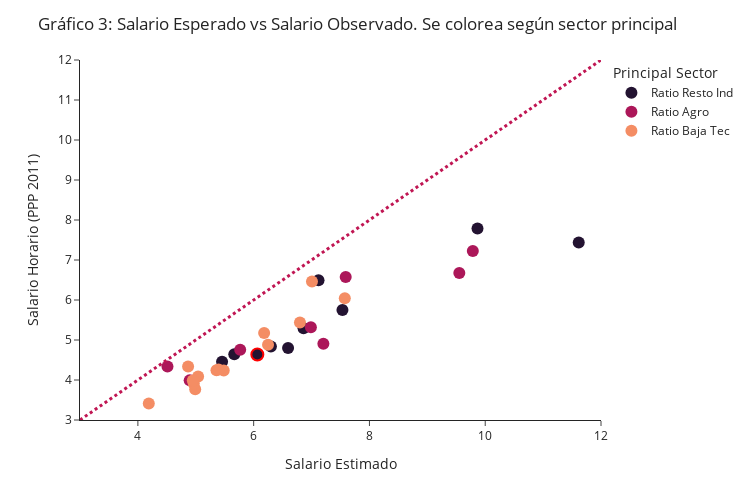

Notebook cell for this chart:
### Code cell
fig = px.scatter(wage_comp[wage_comp['City']!='Gran Cordoba'], x="Salario Estimado", y="Salario Horario (PPP 2011)", color="Principal Sector",
                 hover_data=["City","Salario Horario (PPP 2011)","Salario Estimado","Principal Sector"],
                 template='simple_white',color_discrete_sequence=[colors[1],colors[8],colors[15]],
                 width=750,
                 height=500
                )

fig.add_trace(
        go.Scatter(
        mode='markers',
        x=wage_comp[wage_comp['City']=='Gran Cordoba']['Salario Estimado'],
        y=wage_comp[wage_comp['City']=='Gran Cordoba']['Salario Horario (PPP 2011)'],
        marker=dict(
            color=colors[1],
            size=12,
            line=dict(
                color='Red',
                width=2
            )
        ),
        showlegend=False,
        text='City: {0}<br />Salario Horario (PPP 2011): {1}<br />Salario Estimado: {2}<br />Principal Sector: {3}'.format('Gran Cordoba', 6.06, 4.63, 'Ratio Resto Ind'),
        hoverinfo='text'
    )
)



fig.update_traces(marker=dict(size=12),
                  selector=dict(mode='markers')
                 )

fig.update_layout(xaxis_range=[3,12],
                  yaxis_range=[3,12],
                  title='Gráfico 3: Salario Esperado vs Salario Observado. Se colorea según sector principal'
                 )


fig.add_shape( # add a "target" line
    type="line", line_color=colors[9], line_width=3, opacity=1, line_dash="dot",
    x0=3, x1=12, xref="x", y0=3, y1=12, yref="y"
)

fig.show()
fig.write_html(file="informe/images/estimado_vs_observado.html",full_html=False,include_plotlyjs='cdn')

### Figure 1 — Plotly figure (JSON) as saved in the notebook; plotly's stock layout.template omitted (floating-point values rounded to 4 significant figures)
{"data": [{"customdata": [["Bahia Blanca-Cerri", "Ratio Resto Ind"], ["Ciudad de Buenos Aires", "Ratio Resto Ind"], ["Gran La Plata", "Ratio Resto Ind"], ["Gran Rosario", "Ratio Resto Ind"], ["Gran Tucuman-Tafi Viejo", "Ratio Resto Ind"], ["Partidos del GBA", "Ratio Resto Ind"], ["San Luis-El Chorrillo", "Ratio Resto Ind"], ["San Nicolas-Villa Constitucion", "Ratio Resto Ind"], ["Ushuaia-Rio Grande", "Ratio Resto Ind"]], "hovertemplate": "Principal Sector=%{customdata[1]}<br>Salario Estimado=%{x}<br>Salario Horario (PPP 2011)=%{y}<br>City=%{customdata[0]}<extra></extra>", "legendgroup": "Ratio Resto Ind", "marker": {"color": "#231331", "size": 12, "symbol": "circle"}, "mode": "markers", "name": "Ratio Resto Ind", "orientation": "v", "showlegend": true, "type": "scatter", "x": [7.12, 9.867, 7.534, 6.861, 5.454, 6.298, 5.665, 6.594, 11.62], "xaxis": "x", "y": [6.497, 7.787, 5.747, 5.293, 4.454, 4.839, 4.643, 4.802, 7.437], "yaxis": "y"}, {"customdata": [["Comodoro Rivadavia-Rada Tilly", "Ratio Agro"], ["Corrientes", "Ratio Agro"], ["Gran Mendoza", "Ratio Agro"], ["Gran San Juan", "Ratio Agro"], ["Neuquen-Plottier", "Ratio Agro"], ["Rio Gallegos", "Ratio Agro"], ["Santa Rosa-Toay", "Ratio Agro"], ["Viedma-Carmen de Patagones", "Ratio Agro"]], "hovertemplate": "Principal Sector=%{customdata[1]}<br>Salario Estimado=%{x}<br>Salario Horario (PPP 2011)=%{y}<br>City=%{customdata[0]}<extra></extra>", "legendgroup": "Ratio Agro", "marker": {"color": "#ac1759", "size": 12, "symbol": "circle"}, "mode": "markers", "name": "Ratio Agro", "orientation": "v", "showlegend": true, "type": "scatter", "x": [9.552, 4.511, 5.767, 4.894, 7.59, 9.786, 6.989, 7.204], "xaxis": "x", "y": [6.672, 4.338, 4.758, 3.991, 6.575, 7.228, 5.319, 4.904], "yaxis": "y"}, {"customdata": [["Concordia", "Ratio Baja Tec"], ["Formosa", "Ratio Baja Tec"], ["Gran Catamarca", "Ratio Baja Tec"], ["Gran Parana", "Ratio Baja Tec"], ["Gran Resistencia", "Ratio Baja Tec"], ["Gran Santa Fe", "Ratio Baja Tec"], ["Jujuy-Palpala", "Ratio Baja Tec"], ["La Rioja", "Ratio Baja Tec"], ["Mar del Plata-Batan", "Ratio Baja Tec"], ["Posadas", "Ratio Baja Tec"], ["Rawson-Trelew", "Ratio Baja Tec"], ["Rio Cuarto", "Ratio Baja Tec"], ["Salta", "Ratio Baja Tec"], ["Santiago del Estero-La Banda", "Ratio Baja Tec"]], "hovertemplate": "Principal Sector=%{customdata[1]}<br>Salario Estimado=%{x}<br>Salario Horario (PPP 2011)=%{y}<br>City=%{customdata[0]}<extra></extra>", "legendgroup": "Ratio Baja Tec", "marker": {"color": "#f48d64", "size": 12, "symbol": "circle"}, "mode": "markers", "name": "Ratio Baja Tec", "orientation": "v", "showlegend": true, "type": "scatter", "x": [5.357, 5.04, 5.483, 6.181, 4.99, 6.248, 4.966, 5.394, 7.007, 4.867, 7.574, 6.8, 4.949, 4.188], "xaxis": "x", "y": [4.242, 4.086, 4.24, 5.173, 3.771, 4.884, 3.905, 4.26, 6.461, 4.337, 6.046, 5.435, 3.989, 3.415], "yaxis": "y"}, {"hoverinfo": "text", "marker": {"color": "#231331", "line": {"color": "Red", "width": 2}, "size": 12}, "mode": "markers", "showlegend": false, "text": "City: Gran Cordoba<br />Salario Horario (PPP 2011): 6.06<br />Salario Estimado: 4.63<br />Principal Sector: Ratio Resto Ind", "type": "scatter", "x": [6.063], "y": [4.639]}], "layout": {"height": 500, "legend": {"title": {"text": "Principal Sector"}, "tracegroupgap": 0}, "margin": {"t": 60}, "shapes": [{"line": {"color": "#c01653", "dash": "dot", "width": 3}, "opacity": 1, "type": "line", "x0": 3, "x1": 12, "xref": "x", "y0": 3, "y1": 12, "yref": "y"}], "title": {"text": "Gráfico 3: Salario Esperado vs Salario Observado. Se colorea según sector principal"}, "width": 750, "xaxis": {"anchor": "y", "domain": [0, 1], "range": [3, 12], "title": {"text": "Salario Estimado"}, "type": "linear"}, "yaxis": {"anchor": "x", "domain": [0, 1], "range": [3, 12], "title": {"text": "Salario Horario (PPP 2011)"}, "type": "linear"}}}
